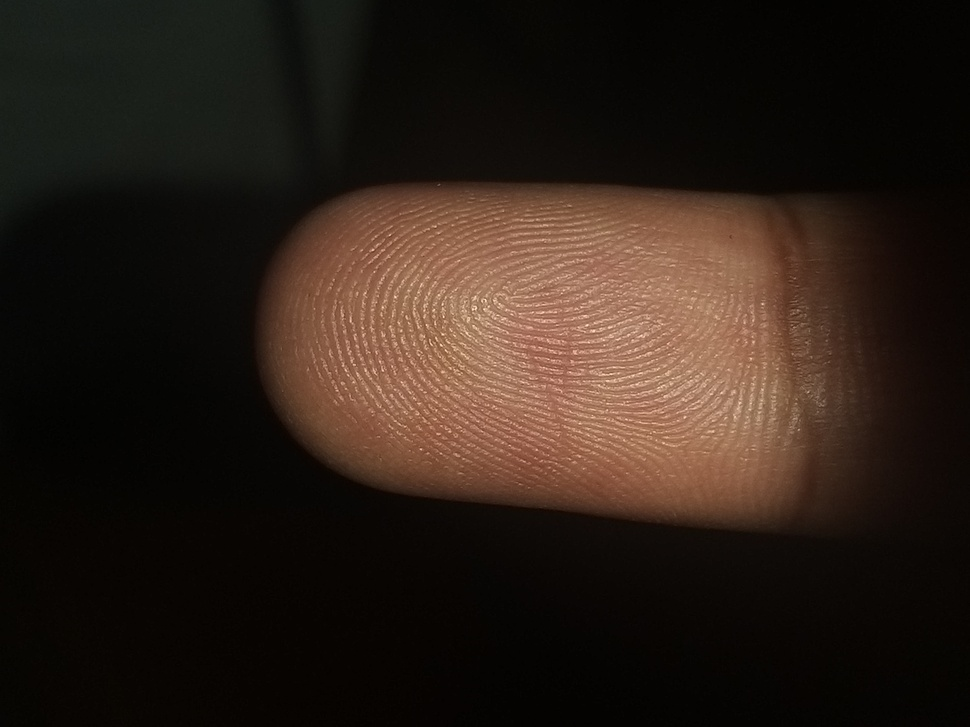
#> input picture testFingerprints/UnprocessedLeftIndex.jpg, 970 x 727 px, shrunk from 5664 x 4248 before the run
$ jupyter execute --allow-errors FingerprintProcessor.ipynb   (shell and % lines are left out)
#> lines starting #> are read from the running program, lines starting #| are printed output that depends on the picture; after the words box and inside, x2 and y2 are one past the last pixel; in counts of white or black regions, pixels touching at a corner belong together
[cell 1]
from PIL import Image

image_path = '../testFingerprints/UnprocessedLeftIndex.jpg'
original_image = Image.open(image_path)
#> original_image is the input picture: PIL image 970x727 RGB; mean R, G, B 43.5, 31.3, 23.3

grayscale_image = original_image.convert('L')
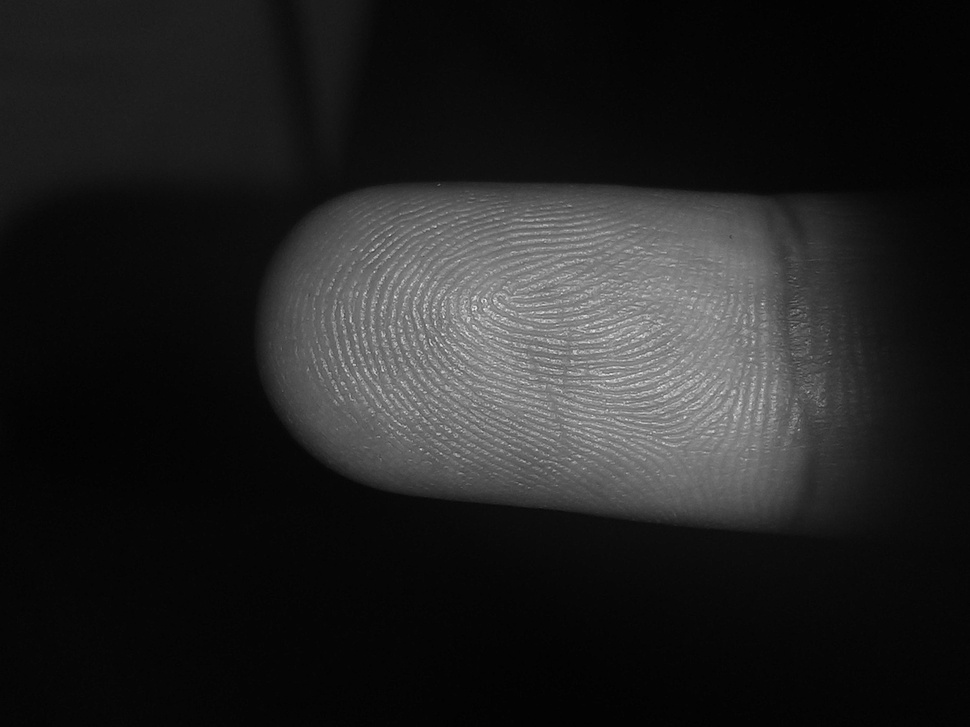
#> grayscale_image: PIL image 970x727 L; min 1, max 233, mean 34.1

grayscale_image.save('../testFingerprints/grayscale_fingerprint.png')

[cell 2]
import numpy as np
from scipy.ndimage import binary_erosion
from skimage import filters, morphology
from PIL import Image

# Load the grayscale image
image_path = '../testFingerprints/UnprocessedLeftIndex.jpg'
grayscale_image = Image.open(image_path).convert('L')  # Convert to grayscale
grayscale_array = np.array(grayscale_image)

# Apply adaptive thresholding
threshold_value = filters.threshold_otsu(grayscale_array)
#> threshold_value = 63
binary_image = grayscale_array > threshold_value
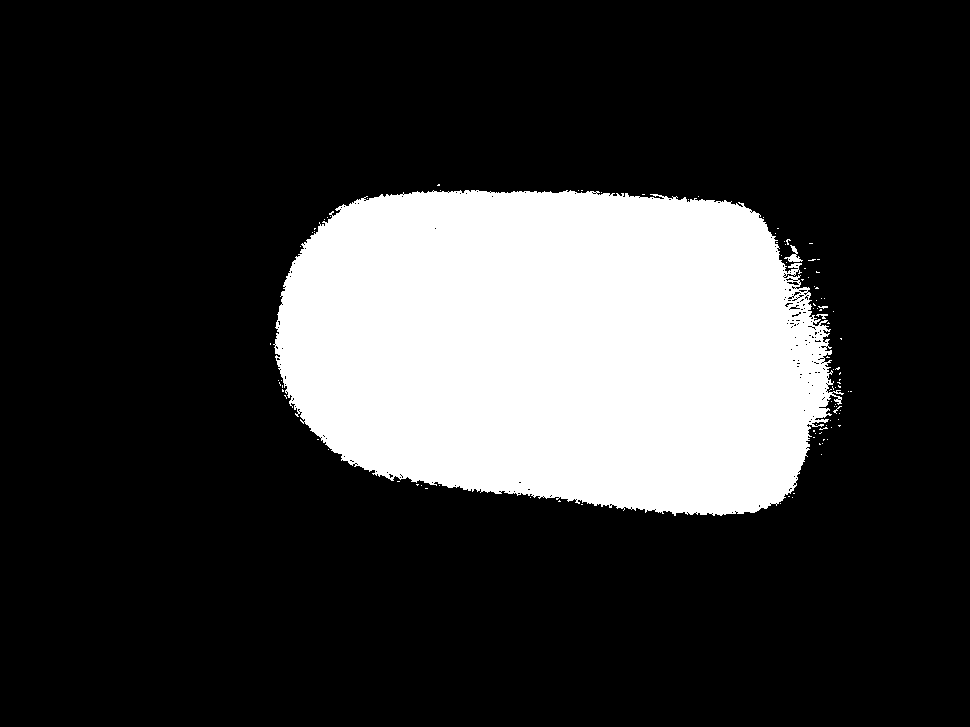
#> binary_image: shape (727, 970) bool; 21.4% white; 104 white regions (101 under 20 px), largest, box (x1, y1, x2, y2) and area: (273, 190, 844, 516) 150625, (784, 245, 803, 262) 116, (816, 314, 828, 319) 30

# Create a circular structuring element for binary erosion
selem_radius = 5
selem = morphology.disk(selem_radius)

# Apply binary erosion
eroded_image = binary_erosion(binary_image, selem)
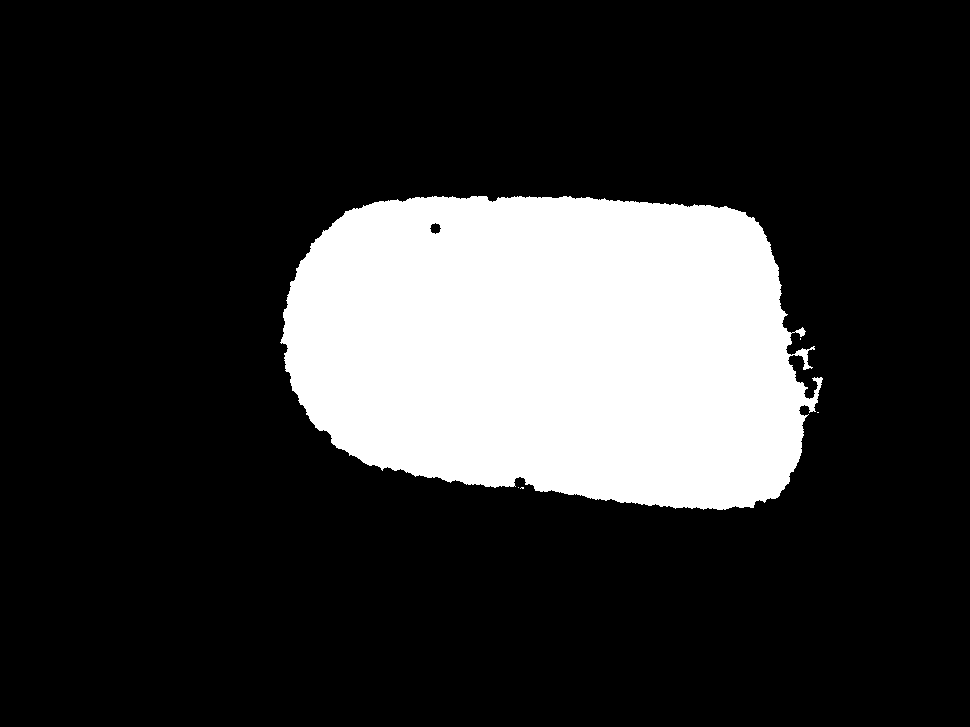
#> eroded_image: shape (727, 970) bool; 19.6% white; 5 white regions (4 under 20 px), largest, box (x1, y1, x2, y2) and area: (280, 196, 823, 510) 138554

# Save the isolated ridge image
isolated_ridges_image = Image.fromarray((eroded_image * 255).astype(np.uint8))
isolated_ridges_image.save('../testFingerprints/isolated_ridges.png')
